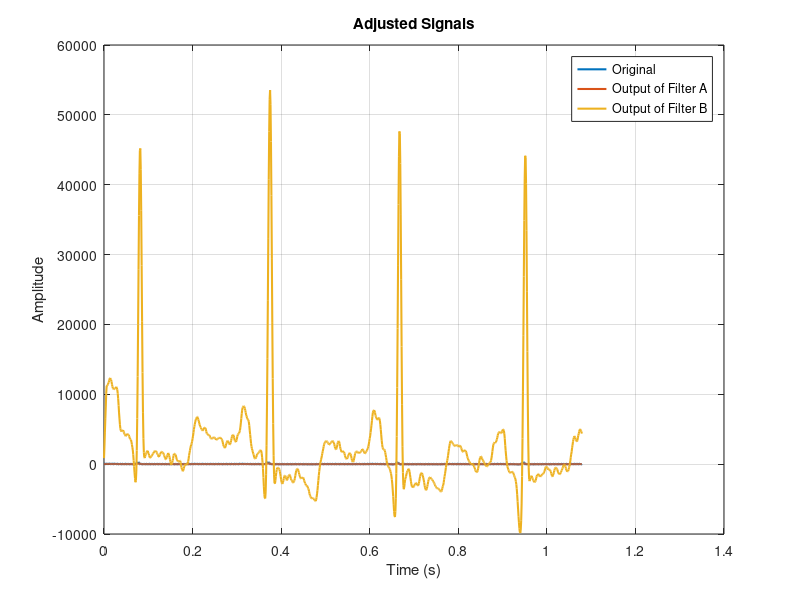

This chart was generated by the following MATLAB code: (Note: this script raises an error after producing the figure.)
% Load ECG data
load('ECG.mat');
t = (0:length(ECGdata)-1)/1000;  % Assuming a sampling frequency of 1000 Hz

% Coefficients for filter A
num_A = [1/2, 0, 0, 1/2];
den_A = 1;
num_B = [36, 0, 0, 0, 0, 0, -72, 0, 0, 0, 0, 0, 36];
den_B = [1, -2, 1];

output_A = filter(num_A, den_A, ECGdata);
output_B = filter(num_B, den_B, ECGdata);

amplitude_factor_original = 1;
amplitude_factor_output_A = 0.5; 
amplitude_factor_output_B = 0.2;

adjusted_original = amplitude_factor_original * ECGdata;
adjusted_output_A = amplitude_factor_output_A * output_A;
adjusted_output_B = amplitude_factor_output_B * output_B;

figure;
plot(t, adjusted_original, 'LineWidth', 1.5, 'DisplayName', 'Original');
hold on;
plot(t, adjusted_output_A, 'LineWidth', 1.5, 'DisplayName', 'Output of Filter A');
plot(t, adjusted_output_B, 'LineWidth', 1.5, 'DisplayName', 'Output of Filter B');
xlabel('Time (s)');
ylabel('Amplitude');
title('Adjusted Signals');
legend('show');
grid on;

% Display frequency response and group delay using fvtool
fvtool(num_A, den_A, num_B, den_B, 'Fs', 1000, 'FrequencyVector', linspace(0, 500, 1000));
% Obtain and display group delays
groupDelay_A = grpdelay(num_A, den_A, linspace(0, 500, 1000), 1000);
groupDelay_B = grpdelay(num_B, den_B, linspace(0, 500, 1000), 1000);

disp('Group Delay for Filter A:');
disp(groupDelay_A);
disp('Group Delay for Filter B:');
disp(groupDelay_B);
